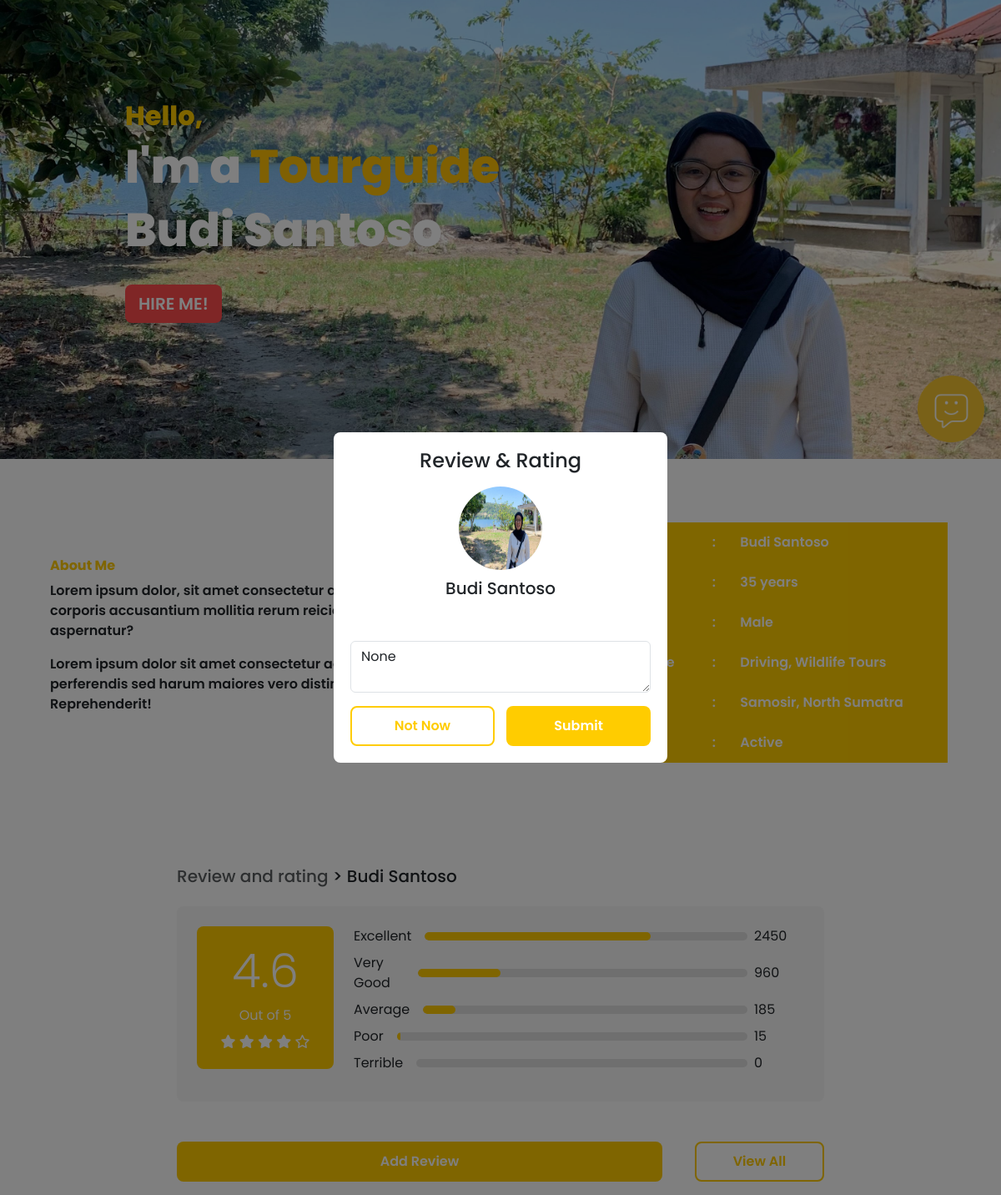
The page /cv/4 (signed in) on the database its author committed.
### main/models.py (models this page shows, shortened)
class TourGuide(models.Model):
    GENDER_CHOICES = [
        ('M', 'Male'),
        ('F', 'Female'),
    ]
    STATUS_CHOICES = [
        ('active', 'Active'),
        ('inactive', 'Inactive'),
    ]
    name = models.CharField(max_length=100)
    age = models.PositiveIntegerField()
    gender = models.CharField(max_length=1, choices=GENDER_CHOICES)
    experience = models.TextField()
    location = models.CharField(max_length=100)
    status = models.CharField(max_length=8, choices=STATUS_CHOICES)
    rating = models.FloatField(default=0.0)
    total_ratings = models.DecimalField(max_digits=10, decimal_places=2, default=Decimal('0.00'))
    num_raters = models.PositiveIntegerField(default=0)

### main/views.py (the view)
# urls.py: path('cv/<int:id>', views.tour_guide_cv, name='cv'),
@login_required
def tour_guide_cv(request, id):
    tourguide = get_object_or_404(TourGuide, pk=id)
    if request.method == 'POST':
        form = RatingForm(request.POST)
        if form.is_valid():
            rating = form.save(commit=False)
            rating.tourguide = tourguide
            rating.user = request.user
            rating.save()
            tourguide.update_rating(rating.rating)
            return redirect('cv', id=tourguide.id)
    else:
        form = RatingForm()
    return render(request, 'main/cv.html', {'tourguide': tourguide, 'form': form})

### main/forms.py
class RatingForm(forms.ModelForm):
    class Meta:
        model = Rating
        fields = ['rating', 'comment']
        widgets = {
            'rating': forms.RadioSelect(choices=[(i, str(i)) for i in range(1, 6)]),
            'comment': forms.Textarea(attrs={'class': 'form-control mb-3', 'placeholder': 'Additional Comments...'}),
        }

### main/templatetags/custom_tags.py (called while the page is built)
@register.filter
def times(number):
    return range(1, number + 1)

### main/templates/main/cv.html (shortened to what this page needs)
<!doctype html>
<html lang="en">
<head>
    {% load custom_tags %}
    {% load static %}
    <link href="https://cdn.jsdelivr.net/npm/bootstrap@5.3.3/dist/css/bootstrap.min.css" rel="stylesheet"
>
</head>
<body x-data="{ showModal: false, rating: 0 }">
    <div class="jumbotron-custom text-left">
        <h1 class="hello animated-text">Hello,</h1>
        <h1 class="display-4 animated-text">I'm a <span class="text-warning">Tourguide</span></h1>
        <h1 class="display-4 animated-text">{{ tourguide.name }}</h1>
        <a href="{% url 'payment' %}" class="btn btn-danger btn-lg mt-4 animated-text">HIRE ME!</a>
        <img src="{% static 'main/icon.png' %}" alt="Icon" class="icon">
    </div>
    <div class="about-me container">
        <div class="row d-flex align-items-center">
            <div class="col-md-7">
                <h6>About Me</h6>
                <p>Lorem ipsum dolor, sit amet consectetur adipisicing elit. Ullam amet officia corporis accusantium
                    mollitia rerum reiciendis sit tenetur soluta aspernatur?</p>
                <p>Lorem ipsum dolor sit amet consectetur adipisicing elit. Dolore saepe perferendis sed harum maiores
                    vero distinctio maxime unde quis! Reprehenderit!</p>
            </div>
            <div class="col-md-5 ms-auto p-3">
                <table>
                    <tbody>
                        <tr>
                            <th>Name</th>
                            <td>:</td>
                            <td>{{ tourguide.name }}</td>
                        </tr>
                        <tr>
                            <th>Age</th>
                            <td>:</td>
                            <td>{{ tourguide.age }} years</td>
                        </tr>
                        <tr>
                            <th>Gender</th>
                            <td>:</td>
                            <td>{{ tourguide.get_gender_display }}</td>
                        </tr>
                        <tr>
                            <th>Experience</th>
                            <td>:</td>
                            <td>{{ tourguide.experience }}</td>
                        </tr>
                        <tr>
                            <th>Location</th>
                            <td>:</td>
                            <td>{{ tourguide.location }}</td>
                        </tr>
                        <tr>
                            <th>Status</th>
                            <td>:</td>
                            <td>{{ tourguide.get_status_display }}</td>
                        </tr>
                    </tbody>
                </table>
            </div>
        </div>
    </div>
    <div class="container mt-5" style="max-width: 800px;">
        <h5 class="text-muted">Review and rating <span class="text-dark"> > {{ tourguide.name }}</span></h5>
        <div class="rating-box mt-4 p-4">
            <div class="row">
                <div class="col-md-3 text-center mb-3 mb-md-0">
                    <div class="rating-value">
                        <h2 class="display-4">{{ tourguide.rating|floatformat:1 }}</h2>
                        <p class="mb-0">Out of 5</p>
                        <div class="rating-stars mt-2">
                            {% for i in 5|times %}
                                <span class="fa fa-star{% if i > tourguide.rating %}-o{% endif %}"></span>
                            {% endfor %}
                        </div>
                    </div>
                </div>
                <div class="col-md-9">
                    <div class="rating-summary">
                        <div class="rating-details d-flex align-items-center mb-2">
                            <span class="me-2">Excellent</span>
                            <div class="rating-bar-container mx-2">
                                <div class="rating-bar-fill" style="width: 70%;"></div>
                            </div>
                            <span class="rating-number">2450</span>
                        </div>
                        <div class="rating-details d-flex align-items-center mb-2">
                            <span class="me-2">Very Good</span>
                            <div class="rating-bar-container mx-2">
                                <div class="rating-bar-fill" style="width: 25%;"></div>
                            </div>
                            <span class="rating-number">960</span>
                        </div>
                        <div class="rating-details d-flex align-items-center mb-2">
                            <span class="me-2">Average</span>
                            <div class="rating-bar-container mx-2">
                                <div class="rating-bar-fill" style="width: 10%;"></div>
                            </div>
                            <span class="rating-number">185</span>
                        </div>
                        <div class="rating-details d-flex align-items-center mb-2">
                            <span class="me-2">Poor</span>
                            <div class="rating-bar-container mx-2">
                                <div class="rating-bar-fill" style="width: 1%;"></div>
                            </div>
                            <span class="rating-number">15</span>
                        </div>
                        <div class="rating-details d-flex align-items-center">
                            <span class="me-2">Terrible</span>
                            <div class="rating-bar-container mx-2">
                            </div>
                            <span class="rating-number">0</span>
                        </div>
                    </div>
                </div>
            </div>
        </div>
        <div class="mt-5 d-flex flex-row justify-content-between pb-3">
            <button class="btn btn-custom mb-2 mb-md-0" @click="showModal = true">Add Review</button>
            <button class="btn btn-outline-custom" onclick="location.href='{% url 'reviews' tourguide.id %}'">View All</button>
        </div>
    </div>
<div x-show="showModal" class="popup-overlay" @click.away="showModal = false">
    <div class="popup-content" @click.away="showModal = false">
        <h4 class="mb-3">Review & Rating</h4>
        <img src="{% static 'main/landscape.jpg' %}" alt="{{ tourguide.name }}">
        <h5 class="mb-3">{{ tourguide.name }}</h5>
        <form method="POST">
            <div class="your-review">
                <label for="rating-5"></label>
                <label for="rating-4"></label>
                <label for="rating-3"></label>
                <label for="rating-2"></label>
                <label for="rating-1"></label>
            </div>
            <textarea name="comment" class="form-control mb-3" placeholder="Additional Comments...">{{ form.comment.value }}</textarea>
            <div class="d-flex justify-content-between">
                <button type="button" class="btn btn-outline-custom" @click="showModal = false">Not Now</button>
                <button type="submit" class="btn btn-custom">Submit</button>
            </div>
        </form>
    </div>
</div>
</body>
</html>

### rows shown on the page
TourGuide: name "Budi Santoso", age "35", gender "Male", experience "Driving, Wildlife Tours", location "Samosir, North Sumatra", status "Active", rating "4.6"
